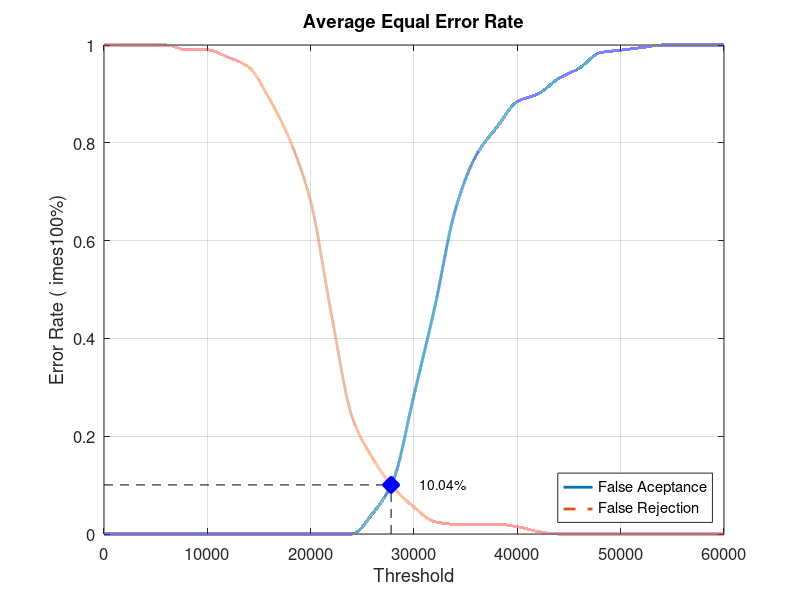
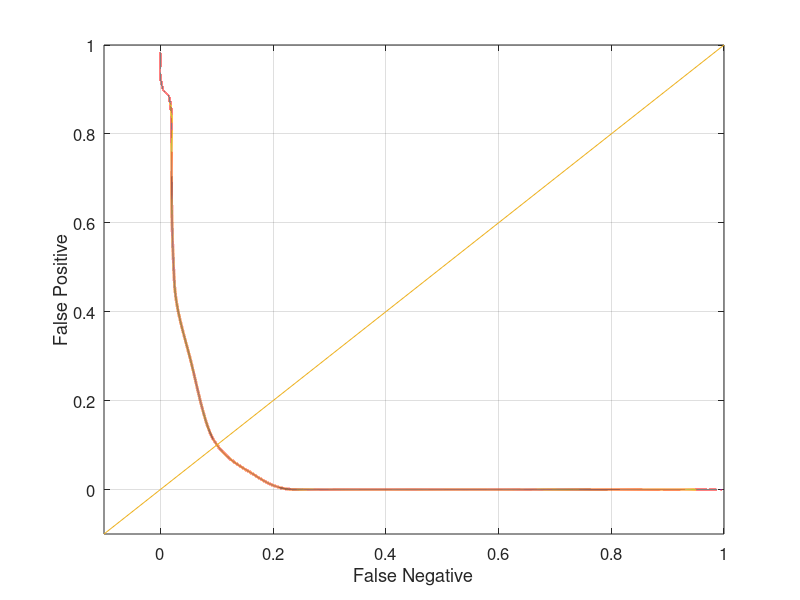

MATLAB code for these plots, in order:
close all;
clear;
clc;
x = 0:2000:60000;
xq = 0:0.5:60000;

y0 = [0 0 0 0 0 0 0 0 0 0 0 0 0 0.0421053 0.110526 0.284211 0.463158 0.663158 0.773684 0.831579 0.884211 0.9 0.931579 0.952632 0.984211 0.989474 0.994737 1 1 1 1]
yy0 = interp1(x, y0, xq, 'pchip');
y1 = [1 1 1 1 0.99 0.99 0.975 0.955 0.89 0.805 0.68 0.45 0.24 0.155 0.095 0.055 0.025 0.02 0.02 0.02 0.015 0.005 0 0 0 0 0 0 0 0 0]
yy1 = interp1(x, y1, xq, 'pchip');

% Calculating EER: 
y2 = abs(y0 - y1);
find(y2 == min(y2))
yy2 = abs(yy0 - yy1);
xEER = find(yy2 == min(yy2));
xEERIndex = xq(xEER) % X-axis EER
yEER = yy0(xEER) % Y-axis EER

main = figure
plot(xq, yy0,'-','LineWidth', 2);	hold on
plot(xq, yy1,'--','LineWidth', 2);	hold on
plot([xEERIndex xEERIndex], [0 yEER], 'k--');	hold on
plot([0 xEERIndex], [yEER yEER], 'k--');	hold on
plot(xEERIndex, yEER, 'bx', 'LineWidth', 10);	hold on
text(xEERIndex + 10 * xEERIndex / 100, yEER, [num2str(round((10000 * yEER)) / 100) '%'])
legend('False Aceptance', 'False Rejection', 'Location', 'SouthEast')
xlabel('Threshold')
ylabel('Error Rate (	imes100%)')
title('Average Equal Error Rate')
set(gca, 'FontSize', 12)
axis([0 60000 0 1])
grid on

print(main, 'Database3_4Main', '-dpng');
FNRxFPR = figure('Color', [1 1 1]);
plot(yy1, yy0, '-', yy1, yy0, 'LineWidth', 2);
hold on
y = -0.1:0.1:1
plot(y, y); 
set(gca, 'FontSize', 12)
xlabel('False Negative')
ylabel('False Positive')
axis([-0.1 1 -0.1 1])
set(gca, 'FontSize', 12)
grid on

print(FNRxFPR, 'Database3_4FNRxFPR','-dpng');
